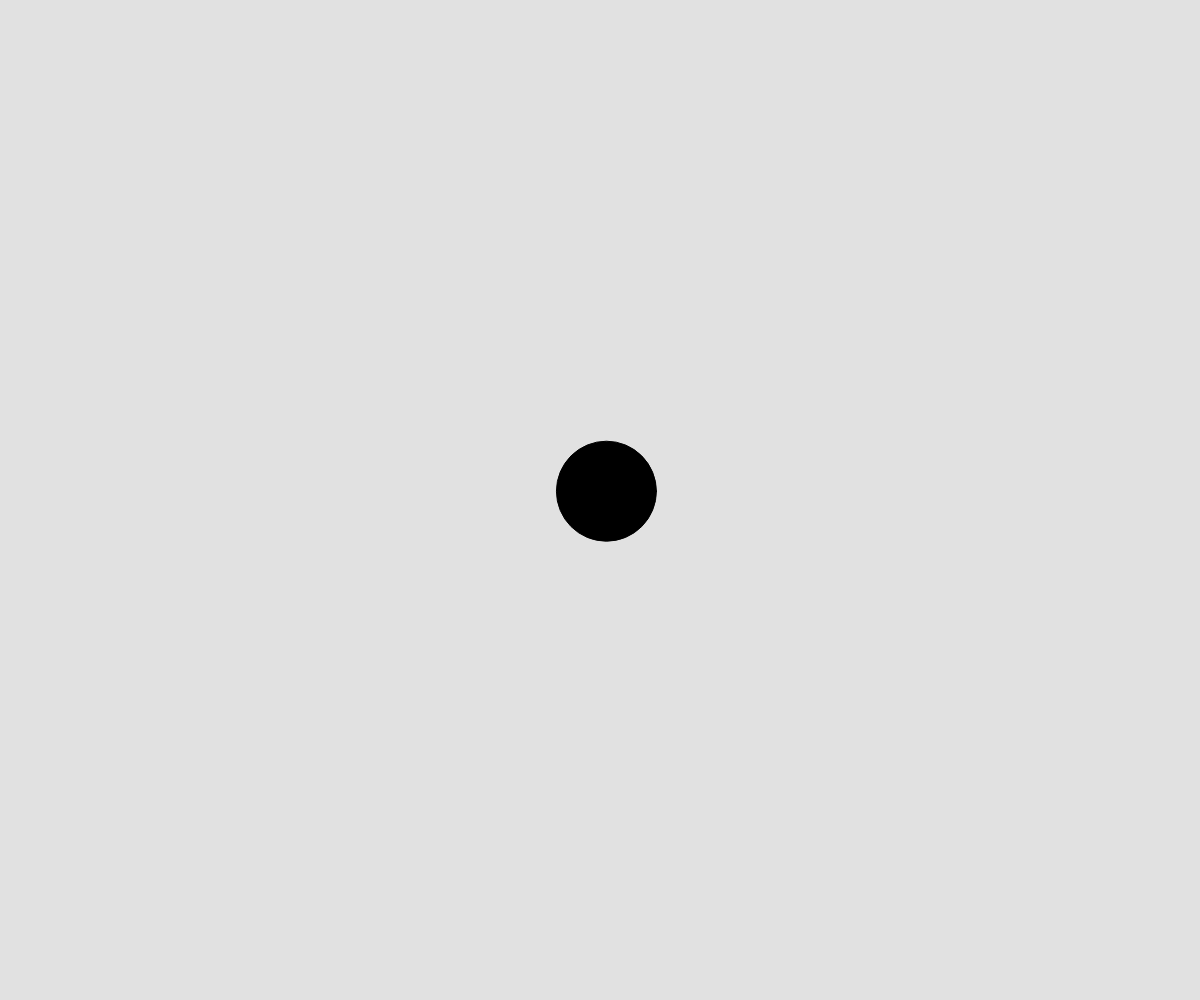
Frame 1 (no input)
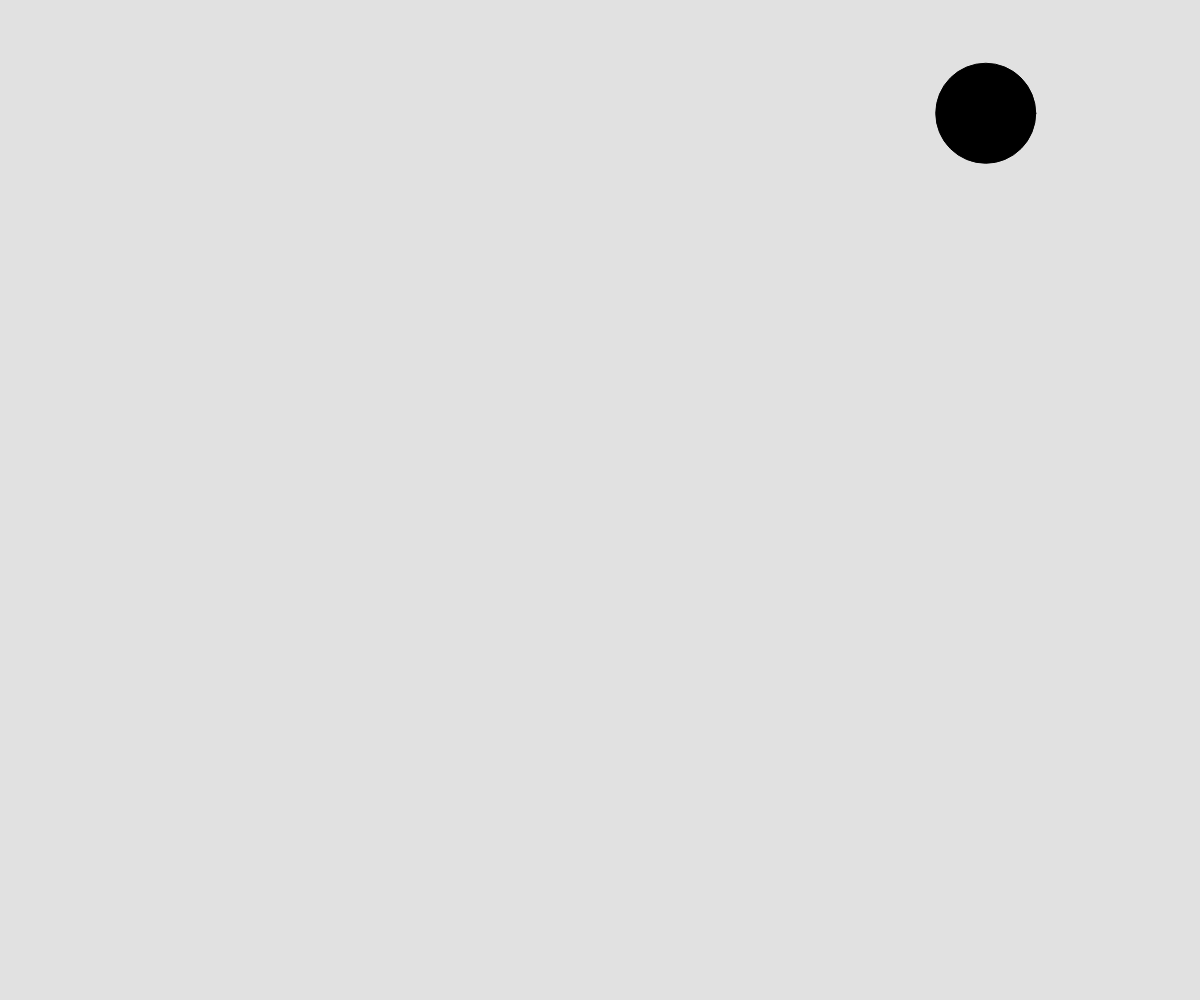
Frame 60 (no input)
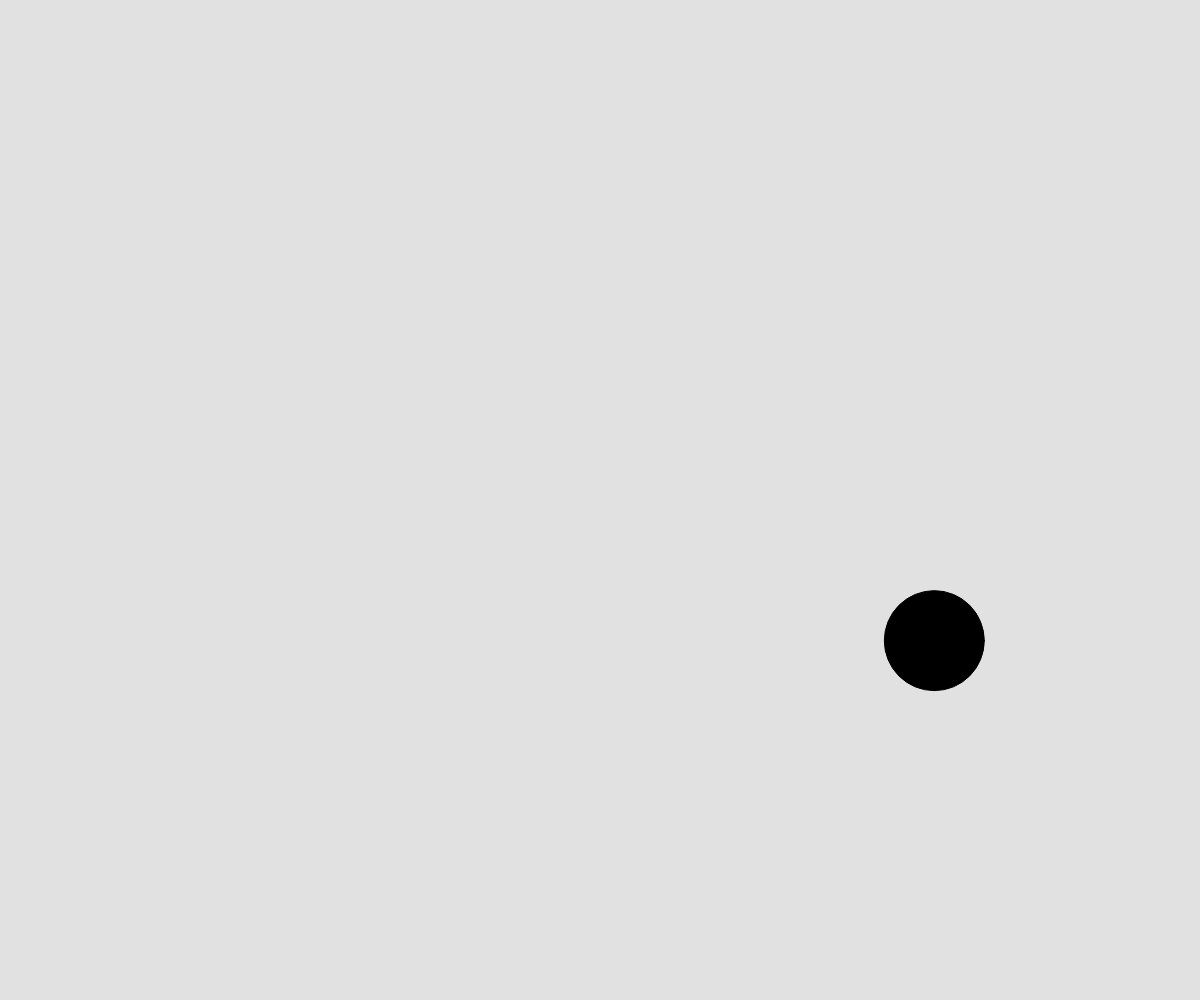
Frame 120 (the mouse pressed at the canvas centre since frame 60)

The p5.js sketch that drew these frames (run headless with seeded random() and noise() and a simulated clock; from frame 60 on, the mouse is pressed at the canvas centre):

// p5.js sketch
// ── sketch.js
// Project Title
// Al Rasid Mamun
// Sept 9, 2019

let x;
let y;
let dx;
let dy;
let radius;
let rectSize;
let mode;

function setup() {
  createCanvas(windowWidth, windowHeight);
  x = width/2;
  y = height/2; 
  dx = random(-15, 15);
  dy = random(-15, 15);
  radius = 100;
  rectSize = 100;
  mode = "circle";
  
}

function draw() {
  background(225);
  moveShape();
  changeMode();
  if (mode === "circle") {
    displayCircle();
  }
  if (mode === "rectangle") {
    displayRectangle();
  }
}

function windowResized() {
  setup();
}

function moveShape() {
  // move
  x += dx;
  y += dy;
}

function displayCircle() {
  // bounce if needed
  if (x > width - radius/2 || x < 0 + radius/2) {
    dx *= -1;
  } if (y > height - radius/2 || y < 0 + radius/2) {
    dy *= -1;
  }
  fill(0);
  ellipse(x, y, radius);
}

function displayRectangle() {
  fill(0);
  rect(x, y, rectSize, rectSize);
  if (x > width - rectSize || x < 0) {
    dx *= -1;
  } if (y > height - rectSize || y < 0) {
    dy *= -1;
  }
}

function changeMode() {
  if (keyIsDown(UP_ARROW)) {
    mode = "circle";
  } if (keyIsDown(DOWN_ARROW)) {
    mode = "rectangle";
  }
}
